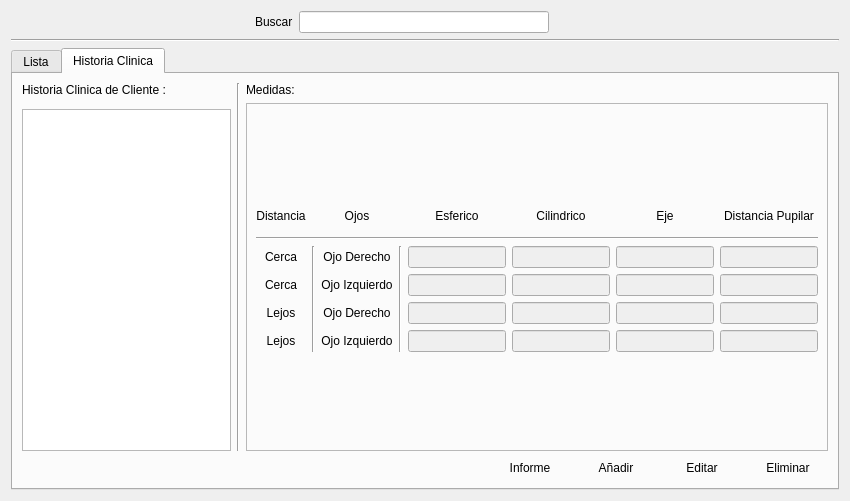
<?xml version="1.0" encoding="UTF-8"?>
<ui version="4.0">
 <class>ui_cliente</class>
 <widget class="QWidget" name="ui_cliente">
  <property name="geometry">
   <rect>
    <x>0</x>
    <y>0</y>
    <width>850</width>
    <height>501</height>
   </rect>
  </property>
  <property name="windowTitle">
   <string>Form</string>
  </property>
  <layout class="QGridLayout" name="gridLayout_7">
   <item row="0" column="0">
    <layout class="QGridLayout" name="gridLayout_6">
     <item row="0" column="0">
      <layout class="QGridLayout" name="gridLayout_11">
       <item row="0" column="0">
        <spacer name="horizontalSpacer_5">
         <property name="orientation">
          <enum>Qt::Horizontal</enum>
         </property>
         <property name="sizeHint" stdset="0">
          <size>
           <width>40</width>
           <height>20</height>
          </size>
         </property>
        </spacer>
       </item>
       <item row="0" column="1">
        <layout class="QGridLayout" name="gridLayout_10">
         <item row="0" column="1">
          <widget class="QLineEdit" name="buscar">
           <property name="minimumSize">
            <size>
             <width>250</width>
             <height>0</height>
            </size>
           </property>
           <property name="maximumSize">
            <size>
             <width>250</width>
             <height>16777215</height>
            </size>
           </property>
          </widget>
         </item>
         <item row="0" column="2">
          <widget class="QPushButton" name="pushButton_buscar">
           <property name="text">
            <string/>
           </property>
           <property name="icon">
            <iconset resource="Icons/Icons.qrc">
             <normaloff>:/Icons/1349716430_zoom.png</normaloff>:/Icons/1349716430_zoom.png</iconset>
           </property>
           <property name="shortcut">
            <string>Return</string>
           </property>
           <property name="flat">
            <bool>true</bool>
           </property>
          </widget>
         </item>
         <item row="0" column="0">
          <widget class="QLabel" name="label_3">
           <property name="text">
            <string>Buscar</string>
           </property>
          </widget>
         </item>
        </layout>
       </item>
       <item row="0" column="2">
        <spacer name="horizontalSpacer_6">
         <property name="orientation">
          <enum>Qt::Horizontal</enum>
         </property>
         <property name="sizeHint" stdset="0">
          <size>
           <width>40</width>
           <height>20</height>
          </size>
         </property>
        </spacer>
       </item>
      </layout>
     </item>
     <item row="1" column="0">
      <widget class="Line" name="line">
       <property name="orientation">
        <enum>Qt::Horizontal</enum>
       </property>
      </widget>
     </item>
     <item row="2" column="0">
      <widget class="QTabWidget" name="tabWidget">
       <property name="currentIndex">
        <number>1</number>
       </property>
       <widget class="QWidget" name="list">
        <attribute name="title">
         <string>Lista</string>
        </attribute>
        <layout class="QGridLayout" name="gridLayout_3">
         <item row="0" column="0">
          <layout class="QGridLayout" name="gridLayout_2">
           <item row="0" column="0">
            <widget class="QLabel" name="label_2">
             <property name="sizePolicy">
              <sizepolicy hsizetype="Fixed" vsizetype="Preferred">
               <horstretch>0</horstretch>
               <verstretch>0</verstretch>
              </sizepolicy>
             </property>
             <property name="text">
              <string>Lista de Clientes</string>
             </property>
            </widget>
           </item>
           <item row="1" column="0">
            <widget class="QTableView" name="tableView"/>
           </item>
          </layout>
         </item>
         <item row="1" column="0">
          <layout class="QGridLayout" name="gridLayout">
           <item row="0" column="0">
            <spacer name="horizontalSpacer_2">
             <property name="orientation">
              <enum>Qt::Horizontal</enum>
             </property>
             <property name="sizeHint" stdset="0">
              <size>
               <width>40</width>
               <height>20</height>
              </size>
             </property>
            </spacer>
           </item>
           <item row="0" column="1">
            <widget class="QPushButton" name="pushButton">
             <property name="sizePolicy">
              <sizepolicy hsizetype="Fixed" vsizetype="Fixed">
               <horstretch>0</horstretch>
               <verstretch>0</verstretch>
              </sizepolicy>
             </property>
             <property name="text">
              <string>Añadir</string>
             </property>
             <property name="icon">
              <iconset resource="Icons/Icons.qrc">
               <normaloff>:/Icons/1349716423_sq_plus.png</normaloff>:/Icons/1349716423_sq_plus.png</iconset>
             </property>
             <property name="shortcut">
              <string>Ctrl+N</string>
             </property>
             <property name="flat">
              <bool>true</bool>
             </property>
            </widget>
           </item>
           <item row="0" column="2">
            <widget class="QPushButton" name="pushButton_2">
             <property name="sizePolicy">
              <sizepolicy hsizetype="Fixed" vsizetype="Fixed">
               <horstretch>0</horstretch>
               <verstretch>0</verstretch>
              </sizepolicy>
             </property>
             <property name="text">
              <string>Editar</string>
             </property>
             <property name="icon">
              <iconset resource="Icons/Icons.qrc">
               <normaloff>:/Icons/1349716425_doc_edit.png</normaloff>:/Icons/1349716425_doc_edit.png</iconset>
             </property>
             <property name="shortcut">
              <string>Ctrl+E</string>
             </property>
             <property name="flat">
              <bool>true</bool>
             </property>
            </widget>
           </item>
           <item row="0" column="3">
            <widget class="QPushButton" name="pushButton_3">
             <property name="sizePolicy">
              <sizepolicy hsizetype="Fixed" vsizetype="Fixed">
               <horstretch>0</horstretch>
               <verstretch>0</verstretch>
              </sizepolicy>
             </property>
             <property name="text">
              <string>Eliminar</string>
             </property>
             <property name="icon">
              <iconset resource="Icons/Icons.qrc">
               <normaloff>:/Icons/1349716432_round_minus.png</normaloff>:/Icons/1349716432_round_minus.png</iconset>
             </property>
             <property name="shortcut">
              <string>Del</string>
             </property>
             <property name="flat">
              <bool>true</bool>
             </property>
            </widget>
           </item>
          </layout>
         </item>
        </layout>
       </widget>
       <widget class="QWidget" name="history">
        <attribute name="title">
         <string>Historia Clinica</string>
        </attribute>
        <layout class="QGridLayout" name="gridLayout_5">
         <item row="0" column="0">
          <layout class="QGridLayout" name="gridLayout_12">
           <property name="margin">
            <number>0</number>
           </property>
           <item row="0" column="2">
            <widget class="QLabel" name="label">
             <property name="text">
              <string>Medidas:</string>
             </property>
            </widget>
           </item>
           <item row="2" column="0">
            <widget class="QTableView" name="tableView_2">
             <property name="maximumSize">
              <size>
               <width>250</width>
               <height>16777215</height>
              </size>
             </property>
            </widget>
           </item>
           <item row="0" column="1" rowspan="3">
            <widget class="Line" name="line_2">
             <property name="orientation">
              <enum>Qt::Vertical</enum>
             </property>
            </widget>
           </item>
           <item row="0" column="0">
            <widget class="QLabel" name="label_4">
             <property name="sizePolicy">
              <sizepolicy hsizetype="Fixed" vsizetype="Preferred">
               <horstretch>0</horstretch>
               <verstretch>0</verstretch>
              </sizepolicy>
             </property>
             <property name="text">
              <string>Historia Clinica de Cliente :</string>
             </property>
            </widget>
           </item>
           <item row="1" column="2" rowspan="2">
            <widget class="QFrame" name="frame">
             <property name="maximumSize">
              <size>
               <width>16777215</width>
               <height>10000</height>
              </size>
             </property>
             <property name="frameShape">
              <enum>QFrame::StyledPanel</enum>
             </property>
             <property name="frameShadow">
              <enum>QFrame::Raised</enum>
             </property>
             <layout class="QGridLayout" name="gridLayout_9">
              <item row="0" column="0">
               <layout class="QGridLayout" name="gridLayout_8">
                <property name="sizeConstraint">
                 <enum>QLayout::SetFixedSize</enum>
                </property>
                <item row="4" column="6">
                 <widget class="QLineEdit" name="lineEdit_ejld">
                  <property name="enabled">
                   <bool>false</bool>
                  </property>
                  <property name="alignment">
                   <set>Qt::AlignCenter</set>
                  </property>
                 </widget>
                </item>
                <item row="4" column="5">
                 <widget class="QLineEdit" name="lineEdit_cld">
                  <property name="enabled">
                   <bool>false</bool>
                  </property>
                  <property name="alignment">
                   <set>Qt::AlignCenter</set>
                  </property>
                 </widget>
                </item>
                <item row="0" column="0">
                 <widget class="QLabel" name="label_5">
                  <property name="maximumSize">
                   <size>
                    <width>16777215</width>
                    <height>30</height>
                   </size>
                  </property>
                  <property name="text">
                   <string>Distancia</string>
                  </property>
                  <property name="alignment">
                   <set>Qt::AlignCenter</set>
                  </property>
                 </widget>
                </item>
                <item row="0" column="5">
                 <widget class="QLabel" name="label_8">
                  <property name="text">
                   <string>Cilindrico</string>
                  </property>
                  <property name="alignment">
                   <set>Qt::AlignCenter</set>
                  </property>
                 </widget>
                </item>
                <item row="5" column="6">
                 <widget class="QLineEdit" name="lineEdit_ejli">
                  <property name="enabled">
                   <bool>false</bool>
                  </property>
                  <property name="alignment">
                   <set>Qt::AlignCenter</set>
                  </property>
                 </widget>
                </item>
                <item row="5" column="7">
                 <widget class="QLineEdit" name="lineEdit_dli">
                  <property name="enabled">
                   <bool>false</bool>
                  </property>
                  <property name="alignment">
                   <set>Qt::AlignCenter</set>
                  </property>
                 </widget>
                </item>
                <item row="2" column="7">
                 <widget class="QLineEdit" name="lineEdit_dcd">
                  <property name="enabled">
                   <bool>false</bool>
                  </property>
                  <property name="alignment">
                   <set>Qt::AlignCenter</set>
                  </property>
                 </widget>
                </item>
                <item row="2" column="6">
                 <widget class="QLineEdit" name="lineEdit_ejcd">
                  <property name="enabled">
                   <bool>false</bool>
                  </property>
                  <property name="alignment">
                   <set>Qt::AlignCenter</set>
                  </property>
                 </widget>
                </item>
                <item row="2" column="2">
                 <widget class="QLabel" name="label_15">
                  <property name="text">
                   <string>Ojo Derecho</string>
                  </property>
                  <property name="alignment">
                   <set>Qt::AlignCenter</set>
                  </property>
                 </widget>
                </item>
                <item row="3" column="2">
                 <widget class="QLabel" name="label_16">
                  <property name="text">
                   <string>Ojo Izquierdo</string>
                  </property>
                  <property name="alignment">
                   <set>Qt::AlignCenter</set>
                  </property>
                 </widget>
                </item>
                <item row="0" column="6">
                 <widget class="QLabel" name="label_9">
                  <property name="text">
                   <string>Eje</string>
                  </property>
                  <property name="alignment">
                   <set>Qt::AlignCenter</set>
                  </property>
                 </widget>
                </item>
                <item row="0" column="4">
                 <widget class="QLabel" name="label_7">
                  <property name="text">
                   <string>Esferico</string>
                  </property>
                  <property name="alignment">
                   <set>Qt::AlignCenter</set>
                  </property>
                 </widget>
                </item>
                <item row="2" column="4">
                 <widget class="QLineEdit" name="lineEdit_ecd">
                  <property name="enabled">
                   <bool>false</bool>
                  </property>
                  <property name="alignment">
                   <set>Qt::AlignCenter</set>
                  </property>
                 </widget>
                </item>
                <item row="2" column="0">
                 <widget class="QLabel" name="label_11">
                  <property name="maximumSize">
                   <size>
                    <width>16777215</width>
                    <height>30</height>
                   </size>
                  </property>
                  <property name="text">
                   <string>Cerca</string>
                  </property>
                  <property name="alignment">
                   <set>Qt::AlignCenter</set>
                  </property>
                 </widget>
                </item>
                <item row="0" column="2">
                 <widget class="QLabel" name="label_6">
                  <property name="text">
                   <string>Ojos</string>
                  </property>
                  <property name="alignment">
                   <set>Qt::AlignCenter</set>
                  </property>
                 </widget>
                </item>
                <item row="4" column="4">
                 <widget class="QLineEdit" name="lineEdit_eld">
                  <property name="enabled">
                   <bool>false</bool>
                  </property>
                  <property name="alignment">
                   <set>Qt::AlignCenter</set>
                  </property>
                 </widget>
                </item>
                <item row="5" column="5">
                 <widget class="QLineEdit" name="lineEdit_cli">
                  <property name="enabled">
                   <bool>false</bool>
                  </property>
                  <property name="alignment">
                   <set>Qt::AlignCenter</set>
                  </property>
                 </widget>
                </item>
                <item row="4" column="0">
                 <widget class="QLabel" name="label_13">
                  <property name="maximumSize">
                   <size>
                    <width>16777215</width>
                    <height>30</height>
                   </size>
                  </property>
                  <property name="text">
                   <string>Lejos</string>
                  </property>
                  <property name="alignment">
                   <set>Qt::AlignCenter</set>
                  </property>
                 </widget>
                </item>
                <item row="4" column="2">
                 <widget class="QLabel" name="label_17">
                  <property name="text">
                   <string>Ojo Derecho</string>
                  </property>
                  <property name="alignment">
                   <set>Qt::AlignCenter</set>
                  </property>
                 </widget>
                </item>
                <item row="2" column="1" rowspan="4">
                 <widget class="Line" name="line_4">
                  <property name="orientation">
                   <enum>Qt::Vertical</enum>
                  </property>
                 </widget>
                </item>
                <item row="5" column="2">
                 <widget class="QLabel" name="label_18">
                  <property name="text">
                   <string>Ojo Izquierdo</string>
                  </property>
                  <property name="alignment">
                   <set>Qt::AlignCenter</set>
                  </property>
                 </widget>
                </item>
                <item row="4" column="7">
                 <widget class="QLineEdit" name="lineEdit_dld">
                  <property name="enabled">
                   <bool>false</bool>
                  </property>
                  <property name="alignment">
                   <set>Qt::AlignCenter</set>
                  </property>
                 </widget>
                </item>
                <item row="3" column="7">
                 <widget class="QLineEdit" name="lineEdit_dci">
                  <property name="enabled">
                   <bool>false</bool>
                  </property>
                  <property name="alignment">
                   <set>Qt::AlignCenter</set>
                  </property>
                 </widget>
                </item>
                <item row="3" column="5">
                 <widget class="QLineEdit" name="lineEdit_cci">
                  <property name="enabled">
                   <bool>false</bool>
                  </property>
                  <property name="alignment">
                   <set>Qt::AlignCenter</set>
                  </property>
                 </widget>
                </item>
                <item row="3" column="4">
                 <widget class="QLineEdit" name="lineEdit_eci">
                  <property name="enabled">
                   <bool>false</bool>
                  </property>
                  <property name="alignment">
                   <set>Qt::AlignCenter</set>
                  </property>
                 </widget>
                </item>
                <item row="3" column="0">
                 <widget class="QLabel" name="label_12">
                  <property name="maximumSize">
                   <size>
                    <width>16777215</width>
                    <height>30</height>
                   </size>
                  </property>
                  <property name="text">
                   <string>Cerca</string>
                  </property>
                  <property name="alignment">
                   <set>Qt::AlignCenter</set>
                  </property>
                 </widget>
                </item>
                <item row="0" column="7">
                 <widget class="QLabel" name="label_10">
                  <property name="text">
                   <string>Distancia Pupilar</string>
                  </property>
                  <property name="alignment">
                   <set>Qt::AlignCenter</set>
                  </property>
                 </widget>
                </item>
                <item row="5" column="0">
                 <widget class="QLabel" name="label_14">
                  <property name="maximumSize">
                   <size>
                    <width>16777215</width>
                    <height>30</height>
                   </size>
                  </property>
                  <property name="text">
                   <string>Lejos</string>
                  </property>
                  <property name="alignment">
                   <set>Qt::AlignCenter</set>
                  </property>
                 </widget>
                </item>
                <item row="2" column="5">
                 <widget class="QLineEdit" name="lineEdit_ccd">
                  <property name="enabled">
                   <bool>false</bool>
                  </property>
                  <property name="alignment">
                   <set>Qt::AlignCenter</set>
                  </property>
                 </widget>
                </item>
                <item row="3" column="6">
                 <widget class="QLineEdit" name="lineEdit_ejci">
                  <property name="enabled">
                   <bool>false</bool>
                  </property>
                  <property name="alignment">
                   <set>Qt::AlignCenter</set>
                  </property>
                 </widget>
                </item>
                <item row="5" column="4">
                 <widget class="QLineEdit" name="lineEdit_eli">
                  <property name="enabled">
                   <bool>false</bool>
                  </property>
                  <property name="alignment">
                   <set>Qt::AlignCenter</set>
                  </property>
                 </widget>
                </item>
                <item row="1" column="0" colspan="8">
                 <widget class="Line" name="line_3">
                  <property name="orientation">
                   <enum>Qt::Horizontal</enum>
                  </property>
                 </widget>
                </item>
                <item row="2" column="3" rowspan="4">
                 <widget class="Line" name="line_5">
                  <property name="orientation">
                   <enum>Qt::Vertical</enum>
                  </property>
                 </widget>
                </item>
               </layout>
              </item>
             </layout>
            </widget>
           </item>
          </layout>
         </item>
         <item row="1" column="0">
          <layout class="QGridLayout" name="gridLayout_13">
           <item row="0" column="0">
            <spacer name="horizontalSpacer_3">
             <property name="orientation">
              <enum>Qt::Horizontal</enum>
             </property>
             <property name="sizeHint" stdset="0">
              <size>
               <width>40</width>
               <height>20</height>
              </size>
             </property>
            </spacer>
           </item>
           <item row="0" column="3">
            <widget class="QPushButton" name="EditarHistorial">
             <property name="sizePolicy">
              <sizepolicy hsizetype="Fixed" vsizetype="Fixed">
               <horstretch>0</horstretch>
               <verstretch>0</verstretch>
              </sizepolicy>
             </property>
             <property name="text">
              <string>Editar</string>
             </property>
             <property name="icon">
              <iconset resource="Icons/Icons.qrc">
               <normaloff>:/Icons/1349716425_doc_edit.png</normaloff>:/Icons/1349716425_doc_edit.png</iconset>
             </property>
             <property name="shortcut">
              <string>Ctrl+E</string>
             </property>
             <property name="flat">
              <bool>true</bool>
             </property>
            </widget>
           </item>
           <item row="0" column="4">
            <widget class="QPushButton" name="BorrarHistorial">
             <property name="sizePolicy">
              <sizepolicy hsizetype="Fixed" vsizetype="Fixed">
               <horstretch>0</horstretch>
               <verstretch>0</verstretch>
              </sizepolicy>
             </property>
             <property name="text">
              <string>Eliminar</string>
             </property>
             <property name="icon">
              <iconset resource="Icons/Icons.qrc">
               <normaloff>:/Icons/1349716432_round_minus.png</normaloff>:/Icons/1349716432_round_minus.png</iconset>
             </property>
             <property name="shortcut">
              <string>Del</string>
             </property>
             <property name="flat">
              <bool>true</bool>
             </property>
            </widget>
           </item>
           <item row="0" column="2">
            <widget class="QPushButton" name="NuevoHistorial">
             <property name="sizePolicy">
              <sizepolicy hsizetype="Fixed" vsizetype="Fixed">
               <horstretch>0</horstretch>
               <verstretch>0</verstretch>
              </sizepolicy>
             </property>
             <property name="text">
              <string>Añadir</string>
             </property>
             <property name="icon">
              <iconset resource="Icons/Icons.qrc">
               <normaloff>:/Icons/1349716423_sq_plus.png</normaloff>:/Icons/1349716423_sq_plus.png</iconset>
             </property>
             <property name="shortcut">
              <string>Ctrl+N</string>
             </property>
             <property name="flat">
              <bool>true</bool>
             </property>
            </widget>
           </item>
           <item row="0" column="1">
            <widget class="QPushButton" name="pushButton_Informe">
             <property name="text">
              <string>Informe</string>
             </property>
             <property name="icon">
              <iconset resource="Icons/Icons.qrc">
               <normaloff>:/Icons/1349716435_cog.png</normaloff>:/Icons/1349716435_cog.png</iconset>
             </property>
             <property name="shortcut">
              <string>Ctrl+I</string>
             </property>
             <property name="flat">
              <bool>true</bool>
             </property>
            </widget>
           </item>
          </layout>
         </item>
        </layout>
       </widget>
      </widget>
     </item>
    </layout>
   </item>
  </layout>
 </widget>
 <resources>
  <include location="Icons/Icons.qrc"/>
 </resources>
 <connections/>
</ui>
